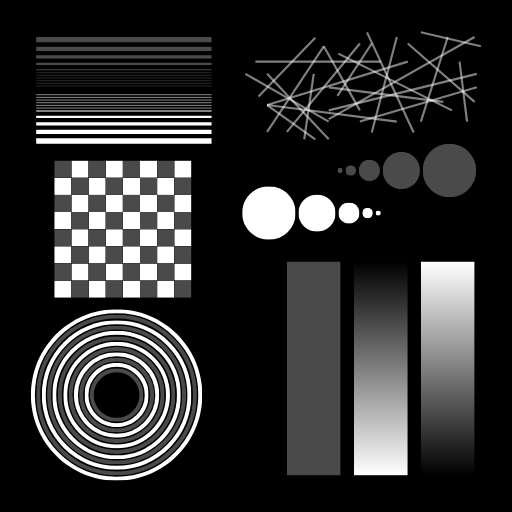
#> input picture source_images/Synthetic512.png, 512 x 512 px, found by its file name; the run also reads 3 pictures not shown here
$ jupyter execute denoising_parts.ipynb
#> lines starting #> are read from the running program, lines starting #| are printed output that depends on the picture; long printed decimals are rounded
### optics.py
import numpy as np
import pandas as pd
import matplotlib.pyplot as plt
import skimage as ski

def grating(size, angle, phase, NA=1.2, wavelength=500, pixelsize=100):
    # wavelength in pixels, angle in degree, phase in degree
    wavenumber = pixelsize * NA / wavelength
    x = np.linspace(0, size, size)
    y = np.linspace(0, size, size)
    x, y = np.meshgrid(x, y, sparse=True)
    return 0.5*(1 + np.sin(2*np.pi*wavenumber*(x*np.cos(np.pi/180*angle) + y*np.sin(np.pi/180*angle)) + np.pi*phase/180))

def normalize(arr):
    arr = arr - np.min(arr)
    arr = arr / np.max(arr)
    return arr

def gaussian_psf(size):
    # Calculate sigma based on the size (use size / 6 as a reasonable choice for sigma)
    sigma = size / 6

    # Create coordinate grid centered around 0
    x = np.arange(-(size // 2), size // 2 + 1)
    y = np.arange(-(size // 2), size // 2 + 1)
    X, Y = np.meshgrid(x, y)

    # Calculate Gaussian PSF
    psf = np.exp(-(X**2 + Y**2) / (2 * sigma**2))
    psf /= np.sum(psf)  # Normalize so that the sum is 1

    return psf

# [18 lines left out: function square_lowpass, not called in this run]

def circle_lowpass(images, r):
    """
    Applies a low-pass circular filter in the Fourier domain, crops the result,
    and returns the inverse FFT of the cropped image.

    Parameters:
        images (numpy array): Single image (H, W) or batch of images (N, H, W).
        r (int): Radius of the low-pass filter.

    Returns:
        numpy array: The filtered and cropped images.
    """
    # Ensure input is at least 3D (N, H, W) for batch processing
    single_image = False
    if images.ndim == 2:
        images = images[np.newaxis, ...]  # Convert (H, W) to (1, H, W)
        single_image = True

    N, H, W = images.shape
    H_new, W_new = H // 2, W // 2  # Crop dimensions

    # Prepare output array
    output_images = np.zeros((N, H_new, W_new))

    # Generate circular low-pass filter mask
    y, x = np.ogrid[:H, :W]
    center = (H // 2, W // 2)
    mask = (x - center[1])**2 + (y - center[0])**2 <= r**2

    for i in range(N):
        img = images[i]

        # Compute FFT
        fft_img = np.fft.fftshift(np.fft.fft2(img))  # Shift zero frequency to center

        # Apply circular low-pass filter
        fft_filtered = fft_img * mask

        # Crop to half the size
        fft_cropped = fft_filtered[H_new//2:3*H_new//2, W_new//2:3*W_new//2]

        # Compute inverse FFT
        filtered_image = np.fft.ifft2(np.fft.ifftshift(fft_cropped))
        filtered_image = np.real(filtered_image)

        print(filtered_image.min(), filtered_image.max(), filtered_image.mean())

        # Normalize the filtered image
        output_images[i] = normalize(filtered_image)

    return output_images[0] if single_image else output_images

def otf_incoherent(images, NA=1.2, wavelength=500, pixelsize=100):
    """
    Computes the Optical Transfer Function (OTF) for an incoherent imaging system
    and applies it as a low-pass filter to the given images in the Fourier domain.

    Parameters:
        images (numpy array): Single image (H, W) or batch of images (N, H, W).
        NA (float): Numerical Aperture of the system.
        wavelength (float): Wavelength of the light in nanometers.

    Returns:
        numpy array: The filtered images.
    """
    # Ensure input is at least 3D (N, H, W) for batch processing
    single_image = False
    if images.ndim == 2:
        images = images[np.newaxis, ...]  # Convert (H, W) to (1, H, W)
        single_image = True

    N, H, W = images.shape
    fc = NA / wavelength  # Cutoff frequency
    fx = np.fft.fftshift(np.fft.fftfreq(W, pixelsize))  # Normalized frequency coordinates
    fy = np.fft.fftshift(np.fft.fftfreq(H, pixelsize))
    # print(fc)
    # print(fx)
    FX, FY = np.meshgrid(fx, fy)
    f = np.sqrt(FX**2 + FY**2)  # Spatial frequency magnitude

    # Compute OTF based on the diffraction-limited incoherent system
    OTF = np.zeros_like(f)
    mask = f <= fc
    OTF[mask] = (2 / np.pi) * (np.arccos(f[mask] / fc) - (f[mask] / fc) * np.sqrt(1 - (f[mask] / fc) ** 2))

    output_images = np.zeros((N, H//2, W//2))
    for i in range(N):
        img = images[i]
        fft_img = np.fft.fftshift(np.fft.fft2(img))  # Compute FFT and shift zero frequency to center
        fft_filtered = fft_img * OTF  # Apply OTF
        filtered_image = np.fft.ifft2(np.fft.ifftshift(fft_filtered[H//4:3*H//4, W//4:3*W//4]))  # Compute inverse FFT
        real_part = np.real(filtered_image)  # Take real part

        # print(real_part.min(), real_part.max(), real_part.mean())

        output_images[i] = normalize(real_part)  # Normalize

    return output_images[0] if single_image else output_images

def display_fourier(image):
    """Display the Fourier transform of an image."""
    plt.figure(figsize=(10, 5))

    plt.subplot(1, 2, 1)
    plt.imshow(image, cmap='gray', vmin=0, vmax=1)
    plt.axis('off')
    plt.title('Spacial domain')

    ft = np.fft.fftshift(np.fft.fft2(image))
    magnitude = np.log(np.abs(ft) + 1)
    plt.subplot(1, 2, 2)
    plt.imshow(magnitude, cmap='gray')
    plt.title('Frequency domain')
    plt.axis('off')
    plt.show()

# [41 lines left out: function frc, not called in this run]

### noise.py
import numpy as np

def gauss_noise(images, sigma=0.05):
    """Adds Gaussian noise to an image or a batch of images."""
    gauss_noise = np.random.normal(0, sigma, images.shape)
    return np.clip(images + gauss_noise, 0, 1)

def poisson_noise(images, noise_percent=0.05):
    """Adds Poisson noise to an image or a batch of images."""
    poisson_noise = np.random.poisson(images * noise_percent)
    return np.clip(images + poisson_noise, 0, 1)

def salt_pepper_noise(images, noise_percent=0.05):
    """Adds salt & pepper noise to an image or a batch of images."""
    output = np.copy(images)
    total_pixels = np.prod(images.shape[-2:])  # Works for 2D (grayscale) and 3D (RGB) images

    num_salt = int(total_pixels * noise_percent / 2)
    num_pepper = int(total_pixels * noise_percent / 2)

    # Generate random pixel indices
    salt_coords = tuple(np.random.randint(0, dim, num_salt) for dim in images.shape)
    pepper_coords = tuple(np.random.randint(0, dim, num_pepper) for dim in images.shape)

    output[salt_coords] = 1  # Salt noise (white)
    output[pepper_coords] = 0  # Pepper noise (black)

    return output

def mix_noise(images, noise_percent=0.05):
    """Adds mix noise to an image or a batch of images."""
    gauss_noise = np.random.normal(0, noise_percent/3, images.shape)

    poisson_noise = np.random.poisson(images * noise_percent/3)

    output = np.copy(images)
    total_pixels = np.prod(images.shape[-2:])  # Works for 2D (grayscale) and 3D (RGB) images
    num_salt = int(total_pixels * noise_percent / 6)
    num_pepper = int(total_pixels * noise_percent / 6)

    # Generate random pixel indices
    salt_coords = tuple(np.random.randint(0, dim, num_salt) for dim in images.shape)
    pepper_coords = tuple(np.random.randint(0, dim, num_pepper) for dim in images.shape)

    output[salt_coords] = 1  # Salt noise (white)
    output[pepper_coords] = 0  # Pepper noise (black)
    return np.clip(images + gauss_noise + poisson_noise, 0, 1)

### denoising_parts.ipynb
[cell 1]
import numpy as np
import pandas as pd
import matplotlib.pyplot as plt
import skimage as ski
import bm3d
import os
import importlib
import optics as op
from noise import gauss_noise, poisson_noise, salt_pepper_noise, mix_noise

[cell 2]
plt.set_cmap('gray')

# Visulaize how the ground truth looks like in widefield

synthetic = ski.img_as_float(ski.color.rgb2gray(ski.io.imread('source_images\Synthetic512.png')))

synthetic256 = op.otf_incoherent(synthetic, NA=1.2, wavelength=680, pixelsize=100)
#> in otf_incoherent, `OTF[mask] = (2 / np.pi) * (np.arccos(f[mask] / fc) - (f[mask] / fc) * ..`:
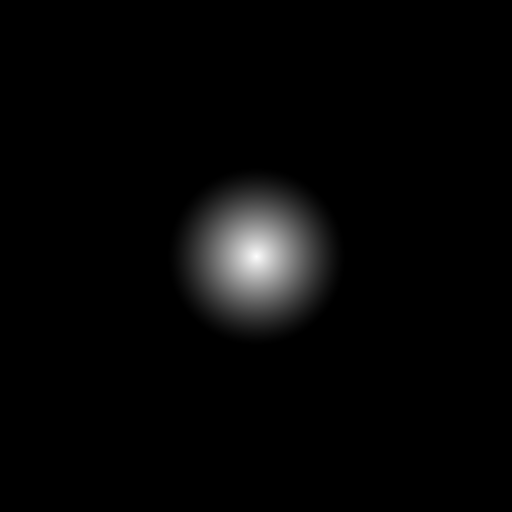
#> OTF: shape (512, 512) float64; min 0, max 1, mean 0.0245
fig, ax = plt.subplots(1, 2, figsize=(10, 5))
ax[0].imshow(synthetic)
ax[0].set_title("Original")
ax[0].axis('off')
ax[1].imshow(synthetic256)
ax[1].set_title("Widefield")
ax[1].axis('off')
plt.show()
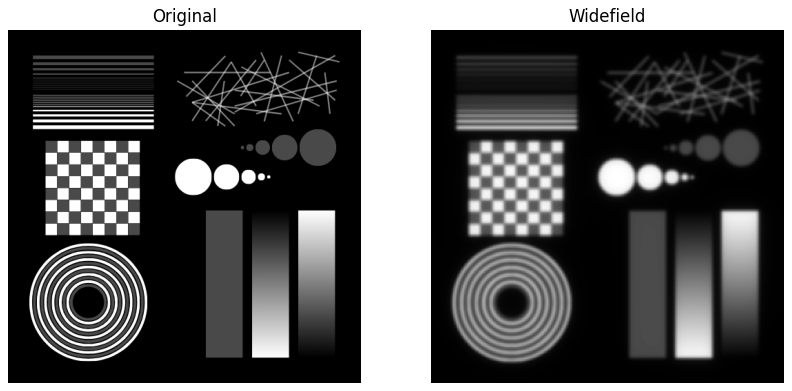
#> figure drawn by matplotlib, 2 panels

[cell 3]
synthetic256circle = op.circle_lowpass(synthetic, 128)
#> the loop in circle_lowpass, `for i in range(N):` made 1 pass
#| -0.7511 5.032 0.7411
#> pass 1, in circle_lowpass, `filtered_image = np.real(filtered_image)`:
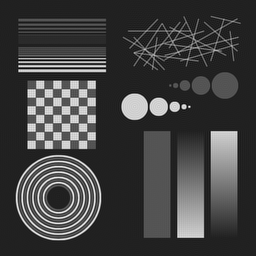
#> filtered_image: shape (256, 256) float64; min -0.751, max 5.03, mean 0.741; drawn with min black and max white
print(synthetic256.min(), synthetic256.max(), synthetic256.mean())
#| 0.0 1.0 0.1904
synthetic256 = op.otf_incoherent(synthetic, NA=1.2, wavelength=680, pixelsize=100)
print(synthetic256circle.min(), synthetic256circle.max(), synthetic256circle.mean())
#| 0.0 1.0 0.258
print(synthetic.mean())
#| 0.1853

[cell 4]
synthetic_grated = np.zeros((9, synthetic.shape[0], synthetic.shape[1]))

for i in range(3):
    for j in range(3):
        synthetic_grated[3*i + j] = synthetic * op.grating(len(synthetic), 120 * i,  120 * j, NA=1.2, wavelength=680, pixelsize=100)

op.display_fourier(synthetic_grated[3])
#> in display_fourier, `ft = np.fft.fftshift(np.fft.fft2(image))`:
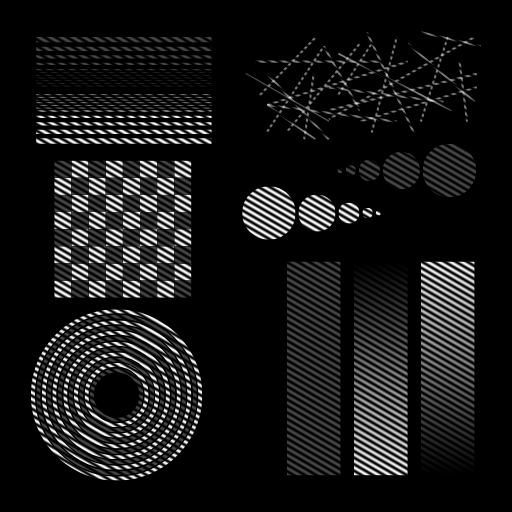
#> image: shape (512, 512) float64; min 0, max 1, mean 0.0928
#> in display_fourier, `magnitude = np.log(np.abs(ft) + 1)`:
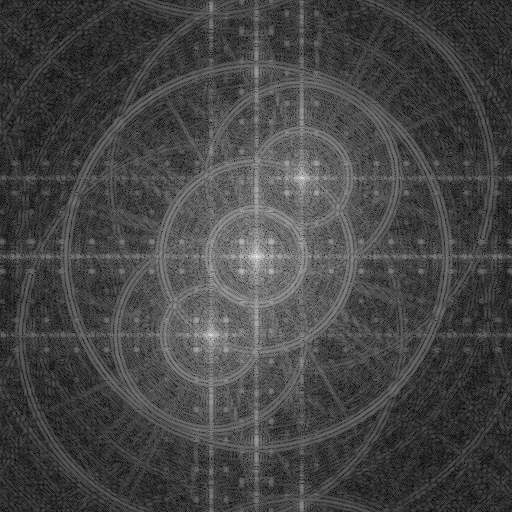
#> magnitude: shape (512, 512) float64; min 0.043, max 10.1, mean 2.8; drawn with min black and max white

[cell 5]
# Add noise to the images
percentage = 0.1
folder_path = 'output_images/stitched'
synthetic_grated_gaussian = gauss_noise(synthetic_grated, percentage)
synthetic_grated_poisson = poisson_noise(synthetic_grated, percentage)
synthetic_grated_saltpepper = salt_pepper_noise(synthetic_grated, percentage)
synthetic_grated_mix = mix_noise(synthetic_grated, percentage)

# Apply low-pass filter
synthetic_grated_gaussian_256 = op.otf_incoherent(synthetic_grated_gaussian, NA=1.2, wavelength=600, pixelsize=100)
#> call 3 of otf_incoherent, with images = array of shape (9, 512, 512), NA = 1.2, wavelength = 600, pixelsize = 100
#> after the loop in otf_incoherent (call 3), `for i in range(N):`:
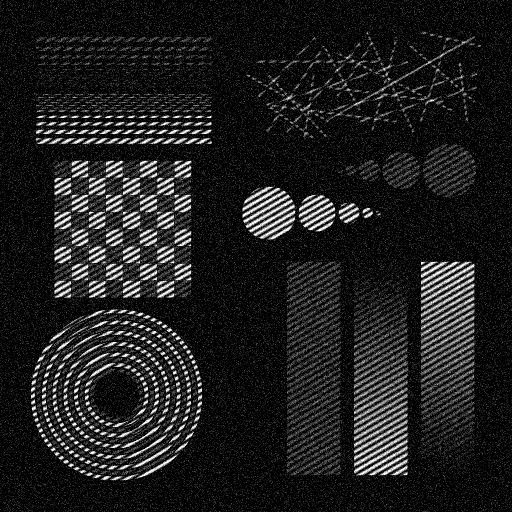
#> img: shape (512, 512) float64; min 0, max 1, mean 0.121
#> after the loop in otf_incoherent (call 3), `for i in range(N):`:
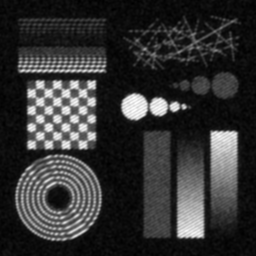
#> real_part: shape (256, 256) float64; min 0.0825, max 2.09, mean 0.485; drawn with min black and max white
synthetic_grated_poisson_256 = op.otf_incoherent(synthetic_grated_poisson, NA=1.2, wavelength=600, pixelsize=100)
#> call 4 of otf_incoherent, with images = array of shape (9, 512, 512), NA = 1.2, wavelength = 600, pixelsize = 100
#> after the loop in otf_incoherent (call 4), `for i in range(N):`:
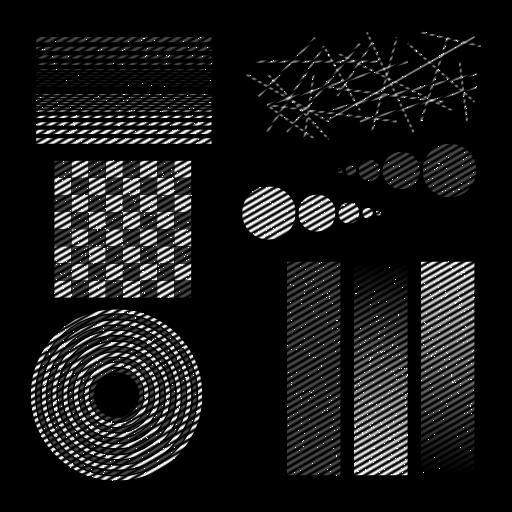
#> img: shape (512, 512) float64; min 0, max 1, mean 0.0971
synthetic_grated_saltpepper_256 = op.otf_incoherent(synthetic_grated_saltpepper, NA=1.2, wavelength=600, pixelsize=100)
#> after the loop in otf_incoherent (call 5), `for i in range(N):`:
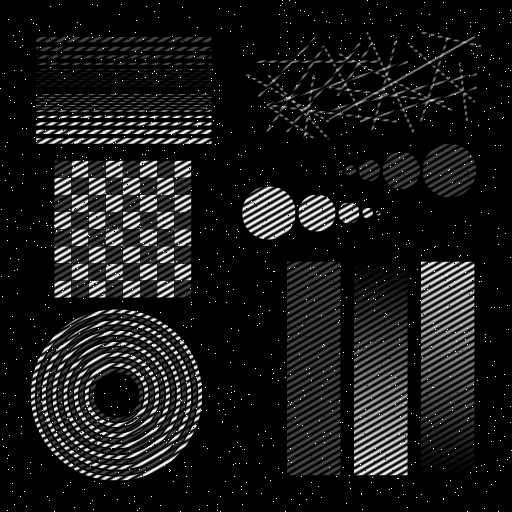
#> img: shape (512, 512) float64; min 0, max 1, mean 0.0973
synthetic_grated_mix_256 = op.otf_incoherent(synthetic_grated_mix, NA=1.2, wavelength=600, pixelsize=100)
#> the loop in otf_incoherent (call 6), `for i in range(N):` made 9 passes
#> pass 1, in otf_incoherent (call 6), `img = images[i]`:
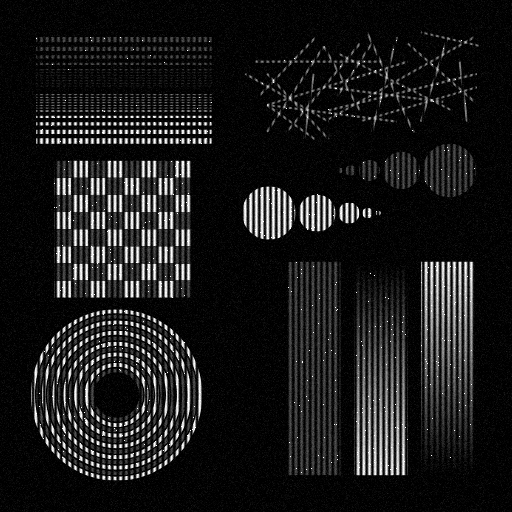
#> img: shape (512, 512) float64; min 0, max 1, mean 0.103
#> (the rest of the program and of its run is left out)
